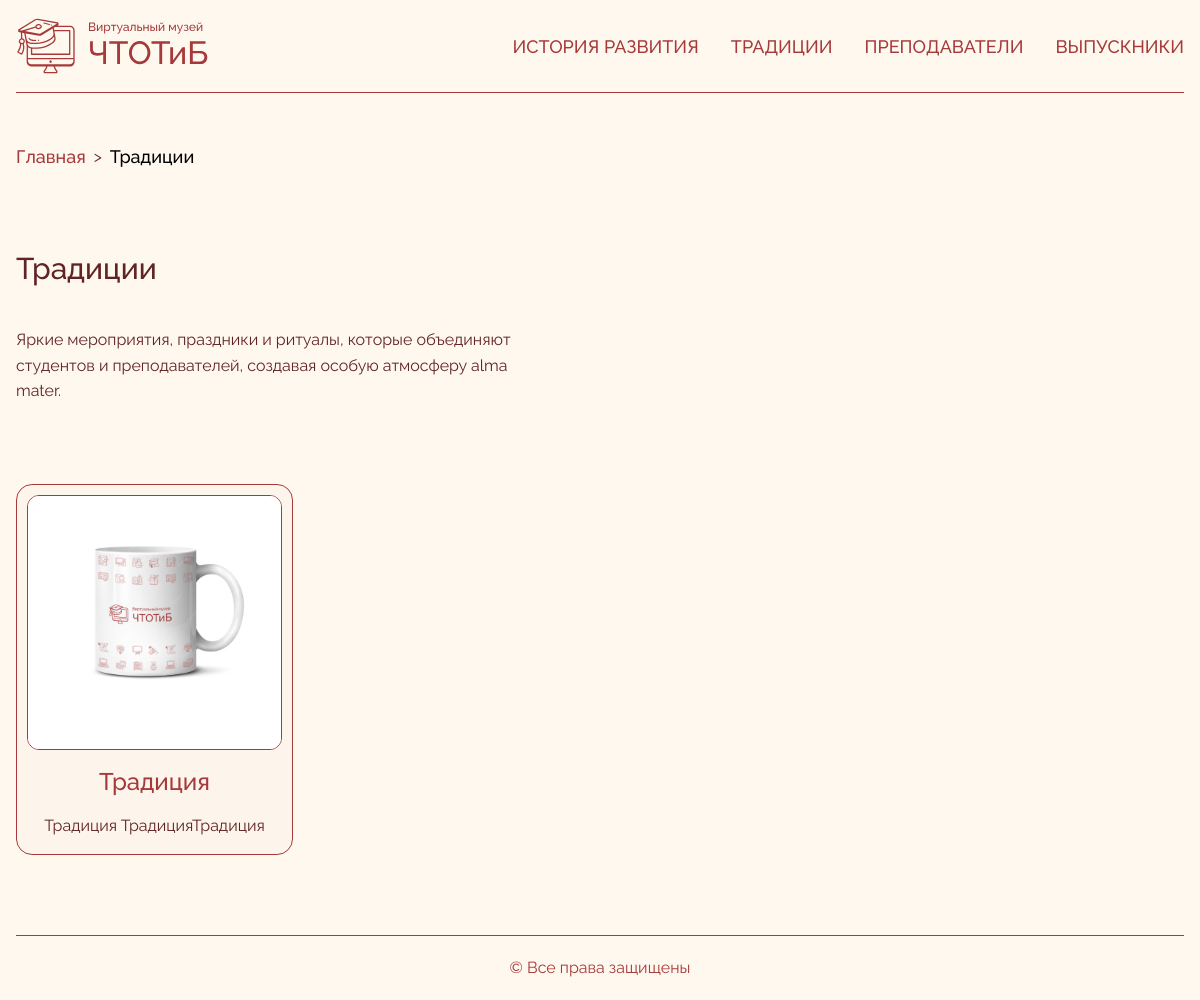
Screenshot of /traditions with the database file from the repository.
### app/models.py (models this page shows, shortened)
class Section(models.Model):
    name = models.CharField("Название раздела", max_length=20)
    description = CKEditor5Field("Описание раздела", max_length=255)
    slug = models.SlugField("Слаг", max_length=30, unique=True, blank=True)
    icon = models.FileField("Иконка", upload_to='icons/',
                             validators=[FileExtensionValidator(allowed_extensions=['svg'])])
    def __str__(self):
        return self.name
    class Meta:
        verbose_name = "Раздел"
        verbose_name_plural = "Разделы"

class Tradition(models.Model):
    title = models.CharField("Название традиции", max_length=100)
    description = models.TextField("Краткое описание", max_length=200)
    content = CKEditor5Field("Контент традиции")
    section = models.ForeignKey(Section, on_delete=models.CASCADE, verbose_name="Раздел", default=2)
    slug = models.SlugField("Слаг", max_length=120, unique=True, blank=True)
    def get_cover_image(self):
        return self.images.filter(cover=True).first()
    class Meta:
        verbose_name = "Традиция"
        verbose_name_plural = "Традиции"

class TraditionImage(models.Model):
    tradition = models.ForeignKey(Tradition, on_delete=models.CASCADE, related_name='images', verbose_name="Традиция")
    image = models.ImageField("Изображение", upload_to='traditions/images/')
    cover = models.BooleanField("Обложка", default=False)
    class Meta:
        verbose_name = "Изображение традиции"
        verbose_name_plural = "Изображения традиций"

### app/views.py (the view)
# urls.py: path('traditions', TraditionListView.as_view(), name="traditions"),
class TraditionListView(ListView):
    model = Tradition
    template_name = 'pages/traditions.html'
    context_object_name = 'articles'
    def get_context_data(self, *, object_list=None, **kwargs):
        context = super().get_context_data(**kwargs)
        context['section'] = Section.objects.get(slug="traditions")
        path = self.request.path
        parts = [p for p in path.split('/') if p]
        model_by_index = {
            0: Section
        }
        context['breadcrumbs'] = get_breadcrumbs(model_by_index, parts)
        context['path'] = path
        return context

### app/utils/breadcrumbs.py (called while the page is built)
def get_breadcrumbs(model_by_index, parts):
    breadcrumbs = []
    url_so_far = ''
    for index, part in enumerate(parts):
        url_so_far += f'/{part}'
        model = model_by_index.get(index)
        if model is not None:
            try:
                part = model.objects.get(slug=part)
            except model.DoesNotExist:
                pass
        breadcrumbs.append({
            'label': part,
            'url': url_so_far
        })
    return breadcrumbs

### templates/pages/traditions.html (shortened to what this page needs)
{% extends 'base.html' %}
{% load static %}
{% block content %}
  <div class="flex flex-col gap-16 md:gap-20">
    {% include 'components/breadcrumbs.html' with paths=paths %}
    {% include 'components/text_block.html' with title="Традиции" description=section.description %}
    <div class="masonry -m-2.5">
      {% for article in articles %}
        {% include "components/tradition_card.html" with article=article %}
      {% endfor %}
    </div>
  </div>
{% endblock %}

### templates/components/breadcrumbs.html (shortened to what this page needs)
<nav class='flex flex-wrap items-center gap-2'>
  <div class='flex items-center gap-2'>
    <a href='{% url 'index' %}' class='nav-link text-lg normal-case!'>
      Главная
    </a>
    <div class="text-(--text)"> ></div>
  </div>
  {% for path in breadcrumbs %}
    {% if forloop.last %}
      <span class='text-lg font-medium text-blue-dark'>
        {{ path.label }}
      </span>
    {% endif %}
  {% endfor %}
</nav>

### templates/components/text_block.html
<div data-aos="fade-right" class="flex flex-col gap-6 md:gap-10 md:max-w-[530px]">
  <h1 class="font-medium text-xl md:text-2xl lg:text-3xl text-(--text)">
    {{ title|default:"" }}
  </h1>
  {% if description %}
    <div class="ck-content">
      {{ description|safe }}
    </div>
  {% endif %}
</div>

### templates/components/tradition_card.html
{% load static %}
<div class="grid-item p-2.5">
  <div class="p-2.5 pb-4 h-fit bg-(--beige) rounded-2xl flex flex-col items-center gap-5 justify-between border border-(--accent)">
    <div class="flex flex-col items-center gap-2 md:gap-4">
      <img src="{{ article.get_cover_image.image.url }}" alt="{{ article.title }}"
           class="w-full h-full max-h-[300px] md:max-h-[400px] object-cover rounded-xl border border-(--accent)">
      <a href="{% url "tradition" article.slug %}">
        <h3 class="font-medium text-(--accent) text-lg md:text-xl lg:text-2xl text-center line-clamp-2">
          {{ article.title|default:"Название статьи" }}
        </h3>
      </a>
      <p class="max-md:text-sm text-(--text) line-clamp-4">
        {{ article.description }}
      </p>
    </div>
  </div>
</div>

### static/style.css (style rules this page uses)
:root { --accent: #A63A3A; --text: #602424; --beige: #FDF5EB; --bg: #FFF8EF }
* { font-family: "Raleway", serif; font-variant-numeric: lining-nums; }
.nav-link { font-size: 18px; font-weight: 500; text-transform: uppercase; color: var(--accent); position: relative; }
.nav-link::before, .nav-link::after { content: ''; position: absolute; left: 0; width: 100%; height: 1px; background-color: var(--accent); transform: scaleX(0); transition: transform 300ms ease-in-out; }
.nav-link::before { bottom: -14px; transform-origin: right; }
.nav-link::after { bottom: -8px; transform-origin: left; }
.grid-sizer, .grid-item { width: 25%; }
.grid-item { padding: 10px; }
.ck-content { line-height: 1.6; color: var(--text); }

### rows the page displays
Section: label "Традиции", name "Традиции", description "Яркие мероприятия, праздники и ритуалы, которые объединяют студентов и преподавателей, создавая особую атмосферу alma mater."
Tradition: get_cover_image.image (picture), title "Традиция", description "Традиция ТрадицияТрадиция"
